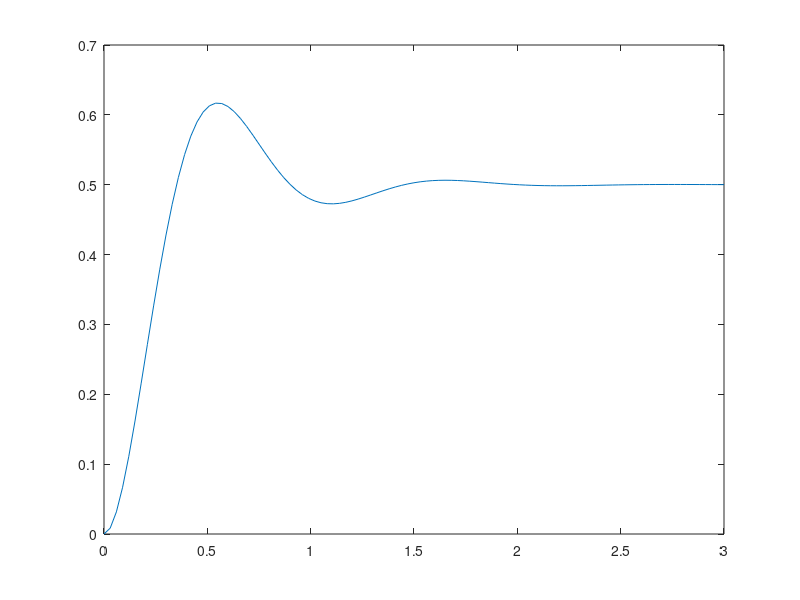

Write the MATLAB code that produced this figure. (Note: this script raises an error after producing the figure.)
clc
close all

% Constants
J = 0.0005 + 0.0015 + (0.2*0.2794^2) % Moment of Inertia [kgm^2]
Km = 0.0401; % Motor Constant [Nm/Amp]
Rm = 19.2; % Motor Resistance [Ohms]
Kg = 33.3; % Gear Ratio

% Proportianal Gains
Kp = [10 20 5 10 10 10];

% Derivative Gains
Kd = [0 0 0 1 -1 -0.5];

% Closed Loop System
omega_n = sqrt((Kp .* Kg * Km)./(J * Rm));
zeta = (Kg^2 * Km^2 + Kd .* Kg * Km)./(2 * sqrt(Kp .* Kg * Km *J * Rm));

num = zeros(1,6);
den = zeros(3,6);
sysTF = zeros(1,6);

for i = 1:6
    num(i) = omega_n(i)^2;
    den(:,i) = [1 2*omega_n(i)*zeta(i) omega_n(i)^2];
    sysTF = tf(num(i),den(:,i)');
    [x,t] = step(0.5*sysTF);
    figure
    plot(t,x)
    hold on
    yline(0.5,'--r')
    hold off
    grid on;grid minor
    xlabel('Time [s]')
    ylabel('x(t)')
    title(strcat('Step Responses to'," ", string(Kp(i)), ' Proportional and '," ", string(Kd(i)), ' Derivative Gains'))
    legend('Step Response','Reference Amplitude')
end



% <20% Overshoot and 5% Settling Time <1s
Kp2 = 13.45;
Kd2 = 1.04;

omega_n2 = sqrt((Kp2 * Kg * Km)/(J * Rm));
zeta2 = (Kg^2 * Km^2 + Kd2 * Kg * Km)/(2 * sqrt(Kp2 * Kg * Km *J * Rm));
num2 = omega_n2^2;
den2 = [1 2*omega_n2*zeta2 omega_n2^2];
sysTF2 = tf(num2,den2);
[x2,t2] = step(0.5*sysTF2,0:0.1:10);
plot(t2,x2)
hold on
grid on; grid minor
yline(0.5,'--r')
ylim([0 0.75])
xlabel("Time [s]")
ylabel('x(t)')
title('Step Response with <20% Overshoot and a 5% Settling Time < 1s ')